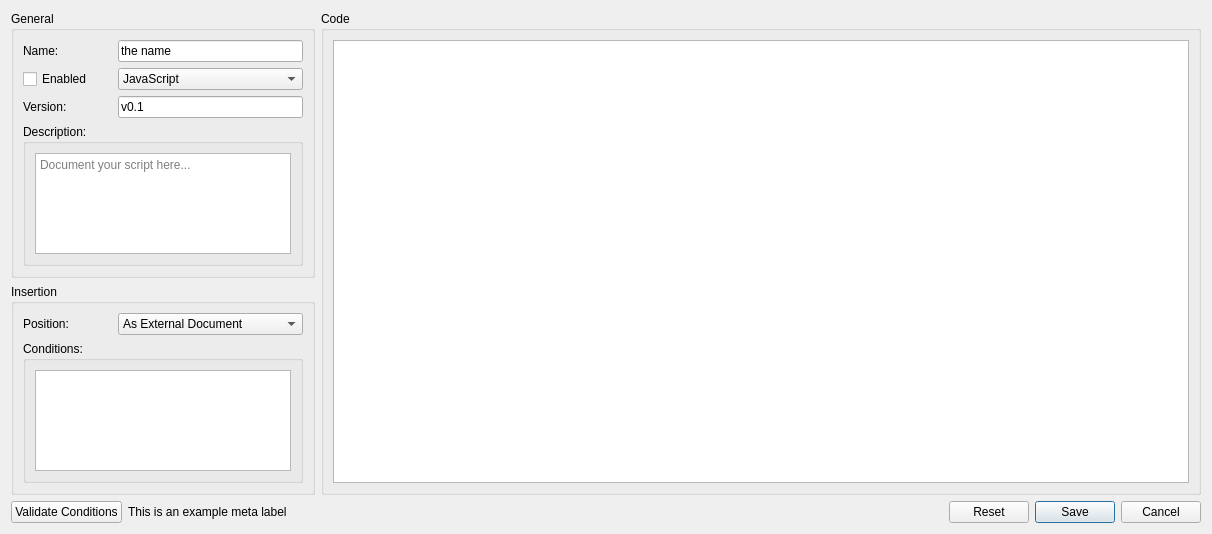
<?xml version="1.0" encoding="UTF-8"?>
<ui version="4.0">
 <class>HTMLConfig</class>
 <widget class="QWidget" name="HTMLConfig">
  <property name="geometry">
   <rect>
    <x>0</x>
    <y>0</y>
    <width>1212</width>
    <height>534</height>
   </rect>
  </property>
  <property name="windowTitle">
   <string>Form</string>
  </property>
  <layout class="QGridLayout" name="gridLayout_2">
   <item row="4" column="0">
    <widget class="QPushButton" name="validateButton">
     <property name="sizePolicy">
      <sizepolicy hsizetype="Fixed" vsizetype="Fixed">
       <horstretch>0</horstretch>
       <verstretch>0</verstretch>
      </sizepolicy>
     </property>
     <property name="text">
      <string>Validate Conditions</string>
     </property>
    </widget>
   </item>
   <item row="1" column="0" colspan="3">
    <widget class="QGroupBox" name="scriptConditions">
     <property name="toolTip">
      <string>&lt;html&gt;&lt;head/&gt;&lt;body&gt;&lt;p&gt;&lt;br/&gt;&lt;/p&gt;&lt;/body&gt;&lt;/html&gt;</string>
     </property>
     <property name="title">
      <string>Insertion</string>
     </property>
     <layout class="QGridLayout" name="gridLayout_3">
      <item row="0" column="2" colspan="2">
       <widget class="QComboBox" name="positionComboBox">
        <item>
         <property name="text">
          <string>As External Document</string>
         </property>
        </item>
        <item>
         <property name="text">
          <string>Document Head</string>
         </property>
        </item>
        <item>
         <property name="text">
          <string>Document Body</string>
         </property>
        </item>
        <item>
         <property name="text">
          <string>Into Template</string>
         </property>
        </item>
       </widget>
      </item>
      <item row="0" column="1">
       <widget class="QLabel" name="label_2">
        <property name="text">
         <string>Position:</string>
        </property>
       </widget>
      </item>
      <item row="3" column="1" rowspan="2" colspan="3">
       <widget class="QGroupBox" name="conditionsGroupBox">
        <property name="title">
         <string>Conditions:</string>
        </property>
        <property name="flat">
         <bool>true</bool>
        </property>
        <layout class="QGridLayout" name="gridLayout_5">
         <item row="0" column="0">
          <widget class="QPlainTextEdit" name="conditionsTextEdit">
           <property name="plainText">
            <string/>
           </property>
           <property name="placeholderText">
            <string>This field governs the insertion of the script into the template. It must contain valid JSON.</string>
           </property>
          </widget>
         </item>
        </layout>
       </widget>
      </item>
     </layout>
    </widget>
   </item>
   <item row="0" column="0" colspan="3">
    <widget class="QGroupBox" name="generalOptions">
     <property name="toolTip">
      <string>&lt;html&gt;&lt;head/&gt;&lt;body&gt;&lt;p&gt;&lt;br/&gt;&lt;/p&gt;&lt;/body&gt;&lt;/html&gt;</string>
     </property>
     <property name="title">
      <string>General</string>
     </property>
     <layout class="QGridLayout" name="gridLayout">
      <item row="8" column="0">
       <widget class="QLabel" name="label">
        <property name="text">
         <string>Version:</string>
        </property>
       </widget>
      </item>
      <item row="8" column="1" colspan="2">
       <widget class="QLineEdit" name="versionLineEdit">
        <property name="text">
         <string>v0.1</string>
        </property>
       </widget>
      </item>
      <item row="0" column="0">
       <widget class="QLabel" name="nameLabel">
        <property name="text">
         <string>Name:</string>
        </property>
       </widget>
      </item>
      <item row="1" column="1" colspan="2">
       <widget class="QComboBox" name="typeComboBox">
        <item>
         <property name="text">
          <string>JavaScript</string>
         </property>
        </item>
        <item>
         <property name="text">
          <string>CSS</string>
         </property>
        </item>
       </widget>
      </item>
      <item row="9" column="0" colspan="3">
       <widget class="QGroupBox" name="groupBox">
        <property name="title">
         <string>Description:</string>
        </property>
        <property name="flat">
         <bool>true</bool>
        </property>
        <layout class="QHBoxLayout" name="horizontalLayout">
         <item>
          <widget class="QPlainTextEdit" name="descriptionTextEdit">
           <property name="placeholderText">
            <string>Document your script here...</string>
           </property>
          </widget>
         </item>
        </layout>
       </widget>
      </item>
      <item row="0" column="1" colspan="2">
       <widget class="QLineEdit" name="nameLineEdit">
        <property name="text">
         <string>the name</string>
        </property>
       </widget>
      </item>
      <item row="1" column="0">
       <widget class="QCheckBox" name="enableScriptCheckBox">
        <property name="toolTip">
         <string>&lt;html&gt;&lt;head/&gt;&lt;body&gt;&lt;p&gt;Advanced feature. Check this if you want to treat the content of the &amp;quot;Open Delimiter&amp;quot;, &amp;quot;Close Delimiter&amp;quot;, and &amp;quot;Field separator&amp;quot; as regular expressions.&lt;/p&gt;&lt;/body&gt;&lt;/html&gt;</string>
        </property>
        <property name="text">
         <string>Enabled</string>
        </property>
       </widget>
      </item>
     </layout>
    </widget>
   </item>
   <item row="4" column="1" colspan="3">
    <widget class="QLabel" name="metaLabel">
     <property name="text">
      <string>This is an example meta label</string>
     </property>
     <property name="wordWrap">
      <bool>true</bool>
     </property>
    </widget>
   </item>
   <item row="4" column="6">
    <widget class="QPushButton" name="saveButton">
     <property name="sizePolicy">
      <sizepolicy hsizetype="Fixed" vsizetype="Fixed">
       <horstretch>0</horstretch>
       <verstretch>0</verstretch>
      </sizepolicy>
     </property>
     <property name="text">
      <string>Save</string>
     </property>
     <property name="autoDefault">
      <bool>true</bool>
     </property>
     <property name="default">
      <bool>true</bool>
     </property>
    </widget>
   </item>
   <item row="4" column="7">
    <widget class="QPushButton" name="cancelButton">
     <property name="sizePolicy">
      <sizepolicy hsizetype="Maximum" vsizetype="Fixed">
       <horstretch>0</horstretch>
       <verstretch>0</verstretch>
      </sizepolicy>
     </property>
     <property name="text">
      <string>Cancel</string>
     </property>
    </widget>
   </item>
   <item row="0" column="3" rowspan="2" colspan="5">
    <widget class="QGroupBox" name="statementsForInsertion">
     <property name="sizePolicy">
      <sizepolicy hsizetype="Preferred" vsizetype="Preferred">
       <horstretch>2</horstretch>
       <verstretch>0</verstretch>
      </sizepolicy>
     </property>
     <property name="toolTip">
      <string>&lt;html&gt;&lt;head/&gt;&lt;body&gt;&lt;p&gt;&lt;br/&gt;&lt;/p&gt;&lt;/body&gt;&lt;/html&gt;</string>
     </property>
     <property name="title">
      <string>Code</string>
     </property>
     <layout class="QGridLayout" name="gridLayout_4">
      <item row="0" column="0" colspan="2">
       <widget class="QPlainTextEdit" name="codeTextEdit">
        <property name="sizePolicy">
         <sizepolicy hsizetype="Expanding" vsizetype="Expanding">
          <horstretch>0</horstretch>
          <verstretch>0</verstretch>
         </sizepolicy>
        </property>
       </widget>
      </item>
     </layout>
    </widget>
   </item>
   <item row="4" column="5">
    <widget class="QPushButton" name="resetButton">
     <property name="enabled">
      <bool>true</bool>
     </property>
     <property name="sizePolicy">
      <sizepolicy hsizetype="Fixed" vsizetype="Fixed">
       <horstretch>0</horstretch>
       <verstretch>0</verstretch>
      </sizepolicy>
     </property>
     <property name="text">
      <string>Reset</string>
     </property>
     <property name="default">
      <bool>false</bool>
     </property>
     <property name="flat">
      <bool>false</bool>
     </property>
    </widget>
   </item>
  </layout>
 </widget>
 <resources/>
 <connections/>
</ui>
